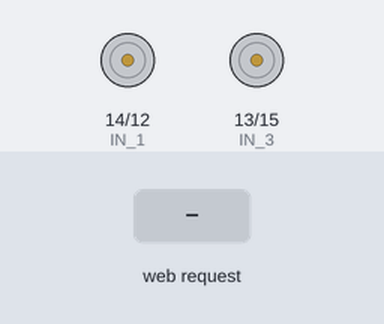
Recording of a sketch running on a simulated ESP32. Shown: motor-driver pin pairs drawn as motors (green arrow = first pin HIGH = forward, orange = second pin HIGH = backward, longer = more drive, scaled by the enable pin). The test bench sets the inputs (shaded band). WiFi joins after 1.5 s; servers stay silent unless stated; what the sketch prints to the serial monitor is not drawn.

Above: at 2.7 s.
2.8 s: HTTP request GET /forward received
At 4.0 s:
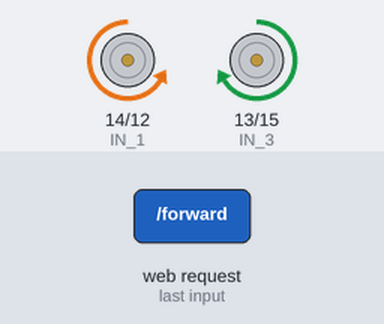
4.3 s: HTTP request GET /backward received
At 5.3 s:
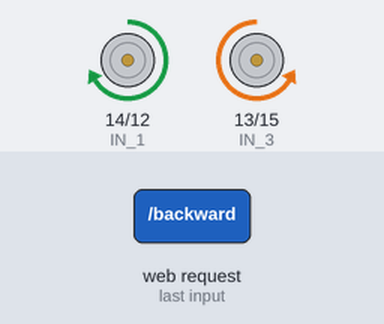
5.8 s: HTTP request GET /left received
At 6.5 s:
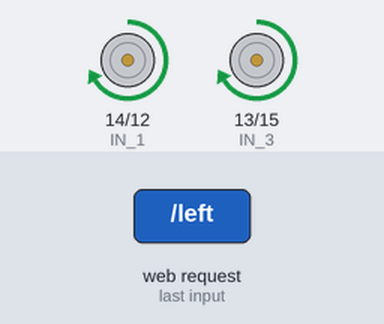
7.3 s: HTTP request GET /right received
At 7.6 s:
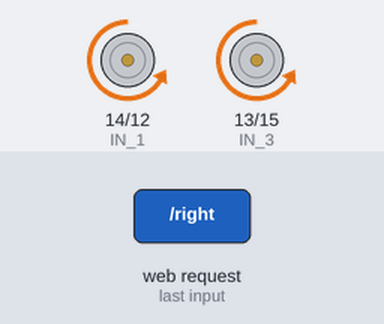
8.8 s: HTTP request GET /forwardRight received
At 10.0 s:
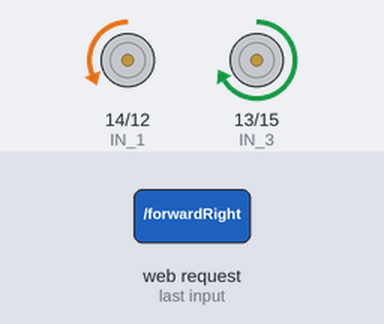
10.3 s: HTTP request GET /forwardLeft received
At 11.1 s:
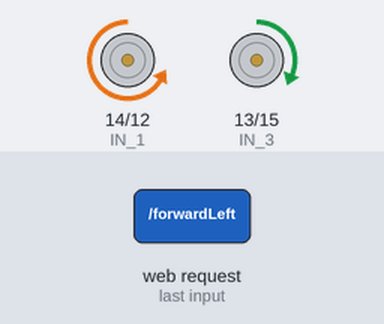
Timing chart, 0 to 12.8 s (numbered marks = the images above; inputs shaded):
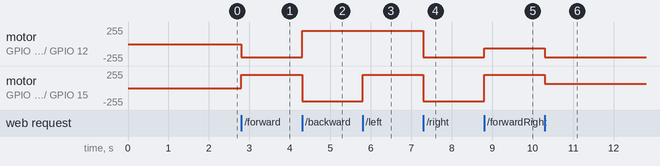

The sketch:

ControlESP32-WebServer.ino
```cpp
#include <WiFi.h>
#include <WebServer.h>
#include <ESPmDNS.h>

// Car control variables
int speedCar = 200; // 0 to 255 for ESP32
int speed_Coeff = 3; // aux reduce turn speed

#define ENA   26          // Enable/speed motors Right
#define ENB   27          // Enable/speed motors Left
#define IN_1  14          // L298N in1 motors Right
#define IN_2  12          // L298N in2 motors Right
#define IN_3  13          // L298N in3 motors Left
#define IN_4  15          // L298N in4 motors Left

const char* ssid = "Vivo";
const char* password = "d4c3b21a";

WebServer server(80);

const char* htmlPage = R"rawliteral(
<html>
<head>
  <meta name="viewport" content="width=device-width, initial-scale=1.0">
  <style>
    body {
      font-family: Arial, sans-serif;
      text-align: center;
      margin: 0;
      padding: 0;
    }
    h1 {
      color: #333;
      margin-top: 20px;
    }
    .grid-container {
      display: grid;
      grid-template-columns: repeat(3, 1fr);
      gap: 10px;
      max-width: 90%;
      margin: 0 auto;
    }
    button {
      padding: 20px;
      font-size: 20px;
      border: none;
      background-color: #4CAF50;
      color: white;
      border-radius: 5px;
      cursor: pointer;
    }
    button:active {
      background-color: #45a049;
    }
    .slider-container {
      margin: 20px auto;
      max-width: 90%;
    }
    .slider-label {
      font-size: 18px;
    }
    .slider {
      width: 100%;
    }
  </style>
</head>
<body>
  <h1>ESP32 Car Control</h1>
  <div class="grid-container">
    <button id="forwardLeft">Forward Left (Q)</button>
    <button id="forward">Forward (W)</button>
    <button id="forwardRight">Forward Right (E)</button>
    <button id="left">Left (A)</button>
    <button id="stop">Stop (S)</button>
    <button id="right">Right (D)</button>
    <button id="backwardLeft">Backward Left (Z)</button>
    <button id="backward">Backward (X)</button>
    <button id="backwardRight">Backward Right (C)</button>
  </div>
  <div class="slider-container">
    <label for="speedSlider" class="slider-label">Speed: <span id="speedValue">200</span></label>
    <input type="range" id="speedSlider" class="slider" min="0" max="255" value="200">
  </div>
  <script>
    function sendCommand(command) {
      var xhr = new XMLHttpRequest();
      xhr.open('GET', '/' + command, true);
      xhr.send();
    }
    function addControlEvents(id, command) {
      var button = document.getElementById(id);
      button.addEventListener('mousedown', function() { sendCommand(command); });
      button.addEventListener('mouseup', function() { sendCommand('stop'); });
      button.addEventListener('touchstart', function() { sendCommand(command); });
      button.addEventListener('touchend', function() { sendCommand('stop'); });
    }
    ['forwardLeft', 'forward', 'forwardRight', 'left', 'right', 'backwardLeft', 'backward', 'backwardRight'].forEach(function(id) {
      addControlEvents(id, id);
    });
    document.getElementById('stop').addEventListener('mousedown', function() { sendCommand('stop'); });
    document.getElementById('stop').addEventListener('touchstart', function() { sendCommand('stop'); });

    var slider = document.getElementById('speedSlider');
    var speedValue = document.getElementById('speedValue');
    slider.addEventListener('input', function() {
      speedValue.textContent = slider.value;
    });
    slider.addEventListener('change', function() {
      var xhr = new XMLHttpRequest();
      xhr.open('GET', '/speed/' + slider.value, true);
      xhr.send();
    });
  </script>
</body>
</html>
)rawliteral";

void setup() {
  Serial.begin(115200);
  delay(10);
  Serial.println();

  Serial.printf("Connecting to %s ", ssid);
  WiFi.begin(ssid, password);
  while (WiFi.status() != WL_CONNECTED) {
    delay(500);
    Serial.print(".");
  }
  Serial.println(" connected");

  if (MDNS.begin("car4wd")) {
    Serial.println("MDNS responder inicializado");
  }

  server.on("/", handleRoot);
  server.on("/forward", handleForward);
  server.on("/backward", handleBackward);
  server.on("/left", handleLeft);
  server.on("/right", handleRight);
  server.on("/forwardRight", handleForwardRight);
  server.on("/forwardLeft", handleForwardLeft);
  server.on("/backwardRight", handleBackwardRight);
  server.on("/backwardLeft", handleBackwardLeft);
  server.on("/stop", handleStop);
  server.on("/speed", HTTP_GET, handleSpeed);

  server.begin();
  Serial.println("HTTP server started");

  pinMode(ENA, OUTPUT);
  pinMode(ENB, OUTPUT);
  pinMode(IN_1, OUTPUT);
  pinMode(IN_2, OUTPUT);
  pinMode(IN_3, OUTPUT);
  pinMode(IN_4, OUTPUT);
}

void loop() {
  server.handleClient();
}

void handleRoot() {
  server.send(200, "text/html", htmlPage);
}

void handleForward() {
  forward();
  server.send(200, "text/plain", "Forward command received.");
}

void handleBackward() {
  backward();
  server.send(200, "text/plain", "Backward command received.");
}

void handleLeft() {
  left();
  server.send(200, "text/plain", "Left command received.");
}

void handleRight() {
  right();
  server.send(200, "text/plain", "Right command received.");
}

void handleStop() {
  stop();
  server.send(200, "text/plain", "Stop command received.");
}

void handleForwardRight() {
  forwardRight();
  server.send(200, "text/plain", "Forward Right command received.");
}

void handleForwardLeft() {
  forwardLeft();
  server.send(200, "text/plain", "Forward Left command received.");
}

void handleBackwardRight() {
  backwardRight();
  server.send(200, "text/plain", "Backward Right command received.");
}

void handleBackwardLeft() {
  backwardLeft();
  server.send(200, "text/plain", "Backward Left command received.");
}

void handleSpeed() {
  if (server.hasArg("plain")) {
    speedCar = server.arg("plain").toInt();
    Serial.printf("Speed set to %d\n", speedCar);
  }
  server.send(200, "text/plain", "Speed command received.");
}

void right() {
  digitalWrite(IN_1, LOW);
  digitalWrite(IN_2, HIGH);
  analogWrite(ENA, speedCar);

  digitalWrite(IN_3, LOW);
  digitalWrite(IN_4, HIGH);
  analogWrite(ENB, speedCar);
}

void left() {
  digitalWrite(IN_1, HIGH);
  digitalWrite(IN_2, LOW);
  analogWrite(ENA, speedCar);

  digitalWrite(IN_3, HIGH);
  digitalWrite(IN_4, LOW);
  analogWrite(ENB, speedCar);
}

void backward() {
  digitalWrite(IN_1, HIGH);
  digitalWrite(IN_2, LOW);
  analogWrite(ENA, speedCar);

  digitalWrite(IN_3, LOW);
  digitalWrite(IN_4, HIGH);
  analogWrite(ENB, speedCar);
}

void forward() {
  digitalWrite(IN_1, LOW);
  digitalWrite(IN_2, HIGH);
  analogWrite(ENA, speedCar);

  digitalWrite(IN_3, HIGH);
  digitalWrite(IN_4, LOW);
  analogWrite(ENB, speedCar);
}

void forwardRight() {
  digitalWrite(IN_1, LOW);
  digitalWrite(IN_2, HIGH);
  analogWrite(ENA, speedCar / speed_Coeff);

  digitalWrite(IN_3, HIGH);
  digitalWrite(IN_4, LOW);
  analogWrite(ENB, speedCar);
}

void forwardLeft() {
  digitalWrite(IN_1, LOW);
  digitalWrite(IN_2, HIGH);
  analogWrite(ENA, speedCar);

  digitalWrite(IN_3, HIGH);
  digitalWrite(IN_4, LOW);
  analogWrite(ENB, speedCar / speed_Coeff);
}

void backwardRight() {
  digitalWrite(IN_1, HIGH);
  digitalWrite(IN_2, LOW);
  analogWrite(ENA, speedCar / speed_Coeff);

  digitalWrite(IN_3, LOW);
  digitalWrite(IN_4, HIGH);
  analogWrite(ENB, speedCar);
}

void backwardLeft() {
  digitalWrite(IN_1, HIGH);
  digitalWrite(IN_2, LOW);
  analogWrite(ENA, speedCar);

  digitalWrite(IN_3, LOW);
  digitalWrite(IN_4, HIGH);
  analogWrite(ENB, speedCar / speed_Coeff);
}

void stop() {
  digitalWrite(IN_1, LOW);
  digitalWrite(IN_2, LOW);
  digitalWrite(IN_3, LOW);
  digitalWrite(IN_4, LOW);
}
```

Measured:
- after the input at 2.8 s, motor on GPIO 14 (IN_1) / GPIO 12 (IN_2): stopped → backward 200/255 at once; motor on GPIO 13 (IN_3) / GPIO 15 (IN_4): stopped → forward 200/255 at once
- after the input at 4.3 s, motor on GPIO 14 (IN_1) / GPIO 12 (IN_2): backward 200/255 → forward 200/255 at once; motor on GPIO 13 (IN_3) / GPIO 15 (IN_4): forward 200/255 → backward 200/255 at once
- after the input at 5.8 s, motor on GPIO 13 (IN_3) / GPIO 15 (IN_4): backward 200/255 → forward 200/255 at once
- after the input at 7.3 s, motor on GPIO 14 (IN_1) / GPIO 12 (IN_2), motor on GPIO 13 (IN_3) / GPIO 15 (IN_4): forward 200/255 → backward 200/255 at once
- after the input at 8.8 s, motor on GPIO 14 (IN_1) / GPIO 12 (IN_2): backward 200/255 → backward 66/255 at once; motor on GPIO 13 (IN_3) / GPIO 15 (IN_4): backward 200/255 → forward 200/255 at once
- after the input at 10.3 s, motor on GPIO 14 (IN_1) / GPIO 12 (IN_2): backward 66/255 → backward 200/255 at once; motor on GPIO 13 (IN_3) / GPIO 15 (IN_4): forward 200/255 → forward 66/255 at once
